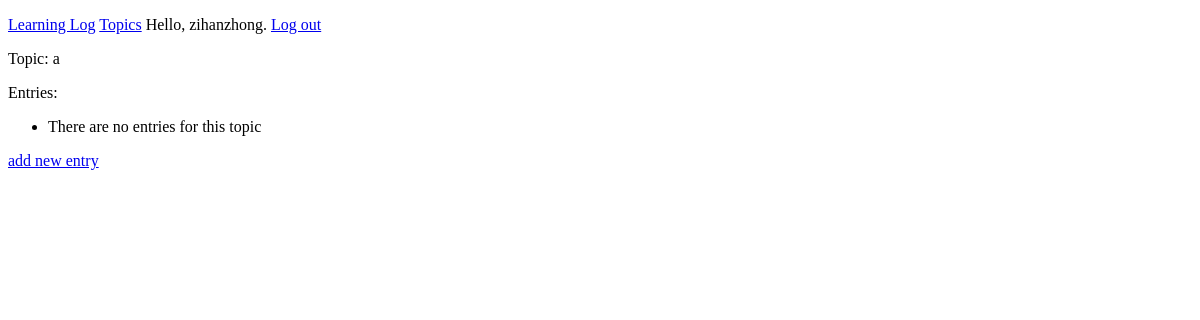
The app's page /topics/4/ (signed in), older data.
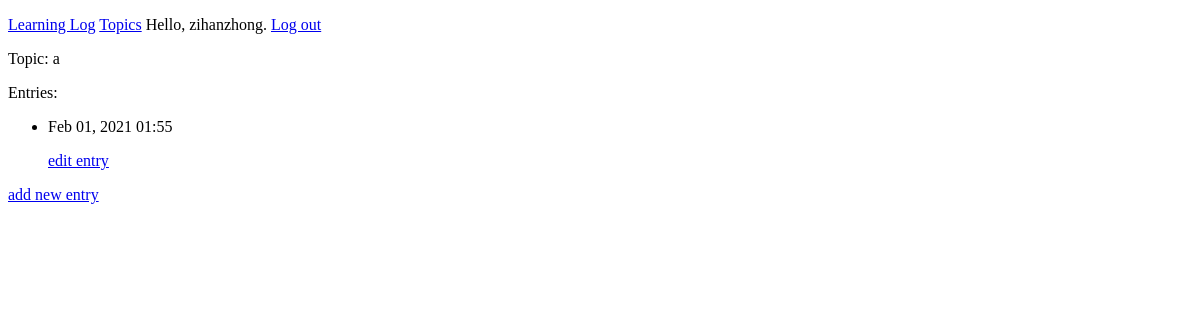
The same page, newer data.
### learning_logs/models.py (models this page shows, shortened)
class Entry(models.Model):
    topic = models.ForeignKey(Topic,on_delete=models.DO_NOTHING)
    text = models.TextField()
    date_added = models.DateTimeField(auto_now_add=True)
    class Meta:
        verbose_name_plural='entries'

### learning_logs/views.py (the view)
# urls.py: re_path(r'^topics/(?P<topic_id>\d+)/$',views.topic,name='topic'),
def topic(request,topic_id):
    topic = Topic.objects.get(id=topic_id)
    entries = topic.entry_set.order_by('-date_added')
    context = {'topic': topic, 'entries':entries}
    return render(request, 'learning_logs/topic.html',context)

### learning_logs/models.py (called while the page is built)
     def __str__(self):
         return self.text

### learning_logs/templates/learning_logs/topic.html (shortened to what this page needs)
{%extends 'learning_logs/base.html' %}
{%block content%}
<p>Topic: {{topic}}</p>
<p>Entries:</p>
<ul>
    {%for entry in entries %}
    <li>
        <p>{{ entry.date_added|date:'M d, Y H:i'}}</p>
        <p>
            <a href ="{% url 'learning_logs:edit_entry' entry.id %}">edit entry</a>
        </p>
    </li>
    {% empty %}
    <li>
        There are no entries for this topic
    </li>
    {% endfor %}
</ul>
<a href ="{% url 'learning_logs:new_entry' topic.id %}">add new entry</a>
{% endblock content %}

Row changes from the older to the newer data that the page shows:
added Entry: date_added "Feb 01, 2021 01:55"
Text that changed along with them:
text no longer shown: "There are no entries for this topic"
